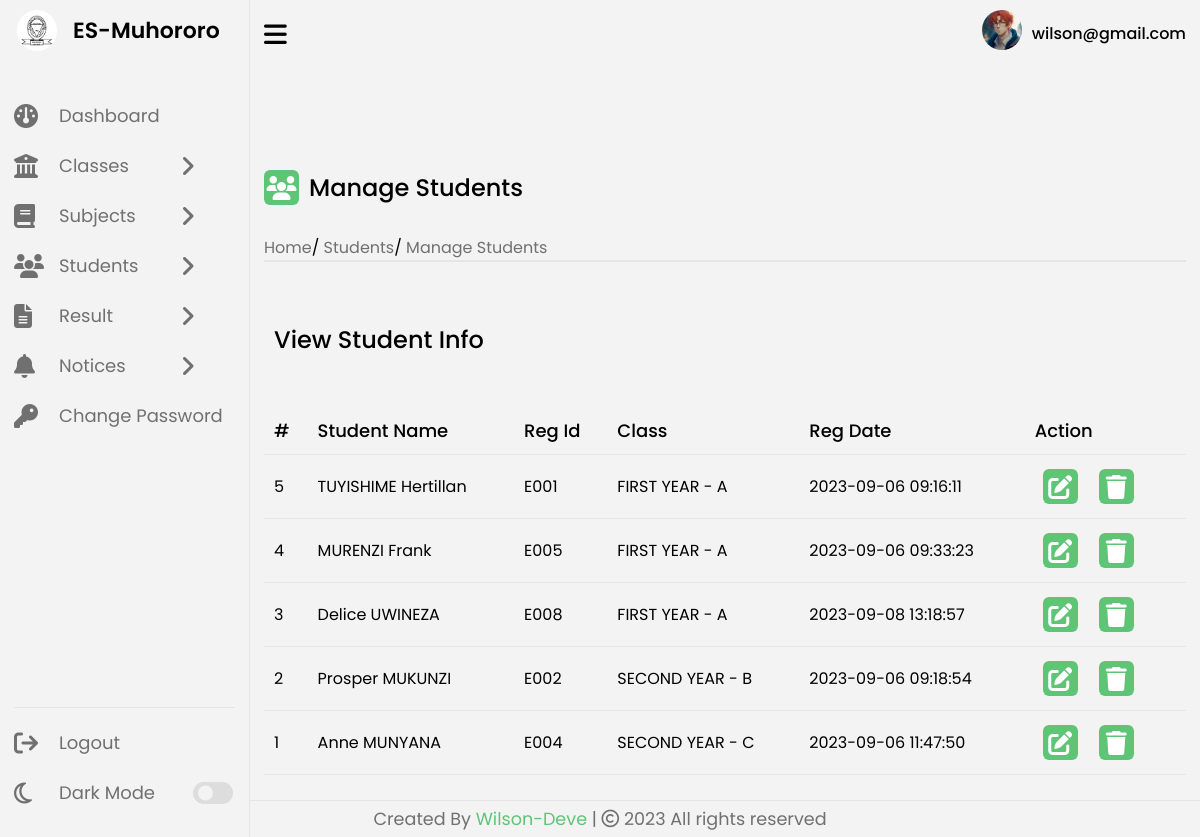
/manage-students.php (signed in), run on the app's committed database.
### tables this page shows
CREATE TABLE `tblusers` (
  `Id` int(11) NOT NULL,
  `UserName` varchar(100) DEFAULT NULL,
  `Password` varchar(100) DEFAULT NULL,
  `updationDate` timestamp NOT NULL DEFAULT current_timestamp() ON UPDATE current_timestamp()
);

CREATE TABLE `tblstudents` (
  `Id` int(11) NOT NULL,
  `StudentName` varchar(100) DEFAULT NULL,
  `RollId` varchar(50) DEFAULT NULL,
  `StudentEmail` varchar(100) DEFAULT NULL,
  `Gender` varchar(50) DEFAULT NULL,
  `DOB` varchar(100) DEFAULT NULL,
  `ClassId` int(11) DEFAULT NULL,
  `RegDate` timestamp NOT NULL DEFAULT current_timestamp(),
  `UpdationDate` timestamp NULL DEFAULT NULL
);

CREATE TABLE `tblclasses` (
  `Id` int(11) NOT NULL,
  `ClassName` varchar(25) DEFAULT NULL,
  `Level` int(11) DEFAULT NULL,
  `Section` varchar(25) DEFAULT NULL,
  `CreationDate` timestamp NULL DEFAULT current_timestamp(),
  `UpdationDate` timestamp NULL DEFAULT NULL
);

### includes/session.php (called while the page is built, shortened)
<?php
   include('config.php');
   $user_check = $_SESSION['login_user'];
   $ses_sql = mysqli_query($con,"select UserName from tblusers where UserName = '$user_check' ");
   $row = mysqli_fetch_array($ses_sql,MYSQLI_ASSOC);
   $login_session = $row['UserName'];
?>

### manage-students.php (the view, shortened to what this page needs)
<?php
    include('includes/session.php');
    include('includes/sidebar.php');
?>
    <section class="dashboard">
    <?php include('includes/topbar.php');?>
        <div class="dash-content">
            <div class="overview">
                <div class="title">
                    <i class="fa fa-users"></i>
                    <span class="text">Manage Students</span>
                </div>
                <div class="link-menu">
                    <div class="link-item">
                        <ul>
                            <li><i class="uil uil-estate"></i><a href="dashboard.php">Home</a></li>/
                            <li><a href="#">Students</a></li>/
                            <li><a href="#">Manage Students</a></li>
                        </ul>
                    </div>
                </div>
            <div class="activity">
                <div class="title">
                    <span class="text">View Student Info</span>
                </div>
                <div class="activity-data">
                <?php
                    $sql = "SELECT s.*, c.ClassName, c.Section
                    FROM tblstudents s
                    LEFT JOIN tblclasses c ON s.ClassId = c.Id ORDER BY c.CreationDate";
                    $result = mysqli_query($con, $sql);
                if (mysqli_num_rows($result) > 0) {
                    echo "<table class='data-table'>";
                    echo "<thead>";
                    echo "<tr>";
                    echo "<th>#</th>";
                    echo "<th>Student Name</th>";
                    echo "<th>Reg Id</th>";
                    echo "<th>Class</th>";
                    echo "<th>Reg Date</th>";
                    echo "<th>Action</th>";
                    echo "</tr>";
                    echo "</thead>";
                    echo "<tbody>";
                    $counter = mysqli_num_rows($result);
                    while ($row = mysqli_fetch_assoc($result)) {
                        echo "<tr>";
                        echo "<td>" . $counter . "</td>";
                        echo "<td>" . $row['StudentName'] . "</td>";
                        echo "<td>" . $row['RollId'] . "</td>";
                        echo "<td>" . $row['ClassName'] . " - " . $row['Section'] . "</td>";
                        echo "<td>" . $row['RegDate'] . "</td>";
                        echo "<td>";
                        echo "<a href='edit-student.php?student_id=" . $row['Id'] . "' class='edit'><i class='fa fa-edit'></i></a>";
                        echo "<a href='manage-students.php?delete_id=" . $row['Id'] . "' class='delete'><i class='fa fa-trash'></i></a>";
                        echo "</td>";
                        echo "</tr>";
                        $counter--;
                    }
                    echo "</tbody>";
                    echo "</table>";
                } else {
                    echo "<p>No student records found.</p>";
                }
                ?>
                </div>
            </div>
        </div>
    </section>
    <?php include('includes/footer.php');?>
</body>
</html>

### includes/topbar.php (shortened to what this page needs)
<div class="top">
            <i class="fa fa-bars sidebar-toggle"></i>
            <div class="profile-info">
                <div class="profile-photo-container">
                    <a href="#" id="lightbox-trigger">
                        <img src="img/anim4.jpg" alt="">
                    </a>
                </div>
                <span class="user-name"><?php echo $login_session; ?></span>
            </div>
        </div>

### css/dashboard.css (style rules this page uses)
* { margin: 0; padding: 0; box-sizing: border-box; font-family: 'Poppins', sans-serif; }
:root { --primary-color: #5ec576; --panel-color: #f3f3f3; --text-color: #000; --black-light-color: #707070; --border-color: #e6e5e5; --toggle-color: #DDD; --box1-color: #fff; --box2-color: #FFE6AC; --box3-color: #E7D1FC; --box4-color: #4DA3FF; --title-icon-color: #fff; --tran-05: all 0.5s ease; --tran-03: all 0.3s ease; --tran-03: all 0.2s ease; }
body { min-height: 100vh; background-color: var(--panel-color); }
.dashboard { position: relative; left: 250px; background-color: var(--panel-color); min-height: 100vh; width: calc(100% - 250px); padding: 10px 14px; transition: var(--tran-05); }
.dashboard .top { position: fixed; top: 0; left: 250px; display: flex; width: calc(100% - 250px); justify-content: space-between; align-items: center; padding: 10px 14px; background-color: var(--panel-color); transition: var(--tran-05); }
.dashboard .top .sidebar-toggle { font-size: 26px; color: var(--text-color); cursor: pointer; }
.dashboard .top .profile-info { display: flex; align-items: center; }
.dashboard .top .profile-info img { width: 40px; height: 40px; border-radius: 50%; margin-right: 10px; }
.dashboard .top .user-name { font-size: 16px; font-weight: 500; color: var(--text-color); }
.dashboard .dash-content { padding-top: 100px; height: 100%; }
.dash-content .title { display: flex; align-items: center; margin: 60px 0 30px 0; }
.activity-data tr td a { text-decoration: none; }
.dash-content .title i, .activity-data tr td i { position: relative; height: 35px; width: 35px; background-color: var(--primary-color); border-radius: 6px; color: var(--title-icon-color); display: flex; align-items: center; justify-content: center; font-size: 24px; }
.dash-content .title .text { font-size: 24px; font-weight: 500; color: var(--text-color); margin-left: 10px; }
.dash-content .activity .activity-data { display: flex; justify-content: space-between; align-items: center; width: 100%; }
.activity-data { overflow-x: auto; }
.data-table { width: 100%; border-collapse: collapse; margin-top: 20px; }
.data-table th, .data-table td { padding: 10px; border-bottom: 1px solid var(--border-color); text-align: left; }
.data-table th { background-color: var(--panel-color); color: var(--text-color); font-size: 18px; font-weight: 500; }
.data-table td { font-size: 16px; font-weight: 400; color: var(--text-color); }
.link-menu .link-item { border-bottom: 2px solid var(--border-color); }
.link-menu .link-item ul { list-style: none; }
.link-menu .link-item ul li { display: inline; }
.link-menu .link-item ul li a { text-decoration: none; color: var(--black-light-color); }
.edit, .delete { display: inline-block; padding: 4px 8px; margin-right: 5px; font-size: 14px; text-decoration: none; }

### data on the page
tblusers: UserName "wilson@gmail.com"
tblstudents: StudentName "TUYISHIME Hertillan", RollId "E001", ClassId.ClassName "FIRST YEAR", ClassId.Section "A", RegDate "2023-09-06 09:16:11"
tblstudents: StudentName "MURENZI Frank", RollId "E005", ClassId.ClassName "FIRST YEAR", ClassId.Section "A", RegDate "2023-09-06 09:33:23"
tblstudents: StudentName "Delice UWINEZA", RollId "E008", ClassId.ClassName "FIRST YEAR", ClassId.Section "A", RegDate "2023-09-08 13:18:57"
tblstudents: StudentName "Prosper MUKUNZI", RollId "E002", ClassId.ClassName "SECOND YEAR", ClassId.Section "B", RegDate "2023-09-06 09:18:54"
tblstudents: StudentName "Anne MUNYANA", RollId "E004", ClassId.ClassName "SECOND YEAR", ClassId.Section "C", RegDate "2023-09-06 11:47:50"
